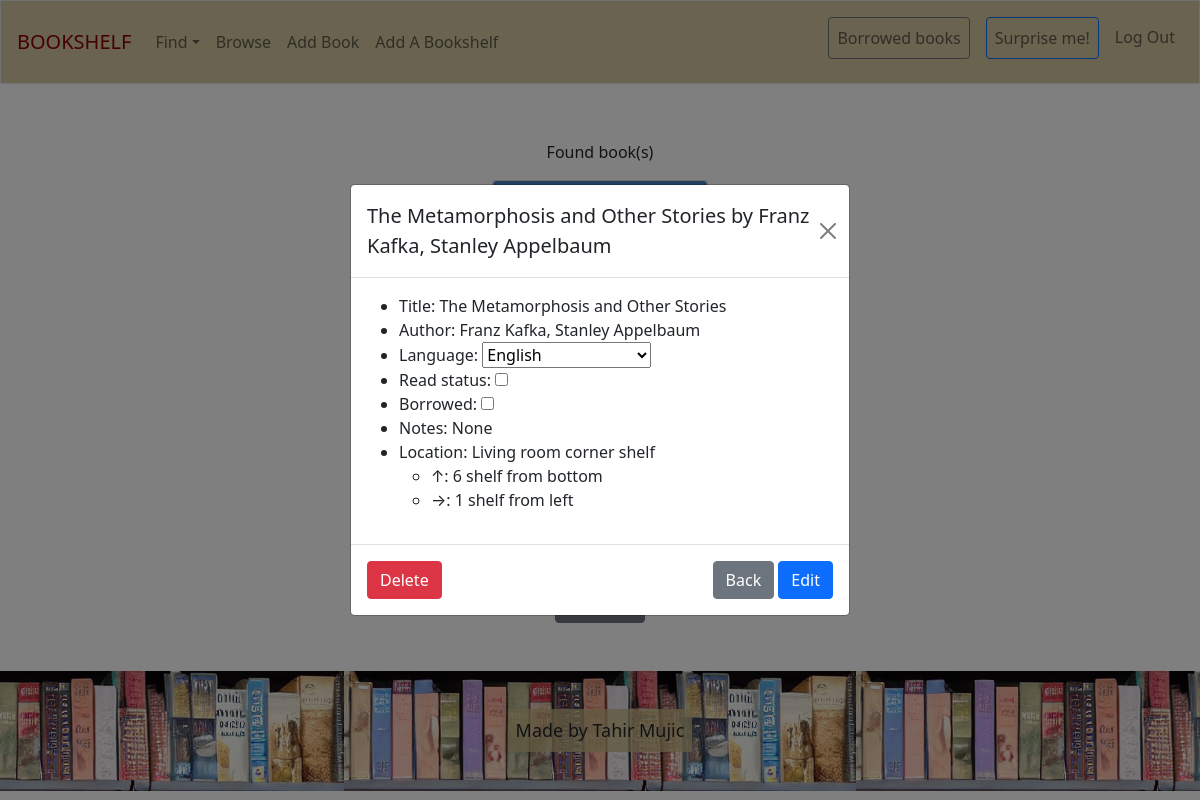
Page /book_details?id=83 (signed in) on the committed database.
### tables this page shows
CREATE TABLE books (
    id INTEGER PRIMARY KEY AUTOINCREMENT NOT NULL,
    title TEXT NOT NULL,
    author TEXT NOT NULL,
    language TEXT,
    location_x INTEGER,
    location_y INTEGER,
    status TEXT,
    note TEXT,
    image TEXT,
    date TIMESTAMP DEFAULT CURRENT_TIMESTAMP NOT NULL,
    bookshelf_id INTEGER,
    user_id INTEGER, borrowed TEXT,
    FOREIGN KEY(bookshelf_id) REFERENCES bookshelves(id),
    FOREIGN KEY(user_id) REFERENCES users(id)
);

CREATE TABLE bookshelves (
    id INTEGER NOT NULL,
    width INTEGER NOT NULL,
    height INTEGER NOT NULL,
    description TEXT,
    image TEXT,
    user_id INTEGER NOT NULL,
    PRIMARY KEY(id),
    FOREIGN KEY (user_id) REFERENCES users(id)
);

### app.py (the view)
@app.route('/book_details', methods=['GET', 'POST'])
@login_required
def book_details():
    if request.method == 'POST':
        data = request.form
        loc_x = data['selected-max-width']
        loc_y = data['selected-max-height']
        if 'location-input' in data:
            loc = data['location-input']
        if data['submit'] == 'delete':
            book_id = data['book_id']
            db.execute("DELETE FROM books WHERE id =?;", book_id)
            return redirect('/')
        if 'status' in data:
            status = data['status']
        else:
            status = None
        if 'borrowed' in data:
            borrowed = data['borrowed']
            loc = 'None'
        else:
            borrowed = None
        if 'note' in data:
            note = data['note']
            if note == '':
                note = 'None'
        else:
            note = 'None'
        if loc == 'None':
            loc_y = None
            loc_x = None
            loc = (None,)
        db.execute(
            "UPDATE books SET title = ?, author = ?, language = ?, location_y = ?, location_x = ?, status = ?, borrowed =?, note = ?, bookshelf_id = ? WHERE id = ?;",
            data['title'], data['author'], data['language'], loc_y, loc_x, status, borrowed, note,
            loc, data['book_id']
        )
        return redirect('/')
    else:
        page = request.args.get('page', 0, type=int)
        book_id = request.args.get('id')
        book_details = db.execute(
            "SELECT id, title, author, language, status, borrowed, note, bookshelf_id, location_x, location_y FROM books WHERE id = ?;", book_id
        )
        shelf = db.execute(
            "SELECT description FROM bookshelves WHERE id=?;", book_details[0]['bookshelf_id'])
        bookshelves = db.execute(
            "SELECT id, width, height, description FROM bookshelves WHERE user_id =?;", session['user_id'])
        return render_template('book_details.html', books=books_to_show[0][page], book_details=book_details[0], shelf=shelf, bookshelves=bookshelves)

### app.py (called while the page is built)
@app.after_request
def after_request(response):
    response.headers['Cache-Control'] = 'no-cache, no-store, must-revalidate'
    response.headers['Expires'] = 0
    response.headers['Pragma'] = 'no-cache'
    return response

### helpers.py (called while the page is built)
def login_required(f):
    @wraps(f)
    def decorated_function(*args, **kwargs):
        if session.get("user_id") is None:
            return redirect("/login")
        return f(*args, **kwargs)
    return decorated_function

### templates/book_details.html (shortened to what this page needs)
<!DOCTYPE html>
{% extends "index.html" %} {% block book_details %}
<div
	class="modal fade"
	id="exampleModal"
	tabindex="-1"
	aria-labelledby="exampleModalLabel"
	aria-hidden="true"
	data-bs-keyboard="false"
	data-bs-backdrop="static"
>
	<div class="modal-dialog modal-dialog-centered text-start">
		<div class="modal-content">
			<div class="modal-header">
				<h5 class="modal-title" id="exampleModalLabel">
					{{ book_details['title'] }} by {{ book_details['author'] }}
				</h5>
				<a
					href="javascript:window.history.back()"
					type="button"
					class="btn-close"
					aria-label="Close"
				></a>
			</div>
			<form action="/book_details" id="modal-form" method="post">
				<div class="modal-body">
					<ul>
						<li>
							Title:
							<span class="edit" data-input="title_input"
								>{{ book_details['title'] }}</span
							><input
						</li>
						<li>
							Author:
							<span class="edit" data-input="author-input"
								>{{ book_details['author'] }}</span
							>
						</li>
						<li>
							Language:
							<select
								id="language"
								data-default="{{ book_details['language'] }}"
								name="language"
							>
								<option value="EN">English</option>
							</select>
						</li>
						<li>
							Read status: {% if book_details['status'] %}
							<input type="checkbox" name="status" value="True" checked />
							{%else%}
							<input type="checkbox" name="status" value="True" />
							{% endif %}
						</li>
						<li>
							Borrowed: {% if book_details['borrowed'] %}
							<input
								id="borrowed"
								type="checkbox"
								name="borrowed"
								value="True"
								checked
							/>
							{%else%}
							<input
								id="borrowed"
								type="checkbox"
								name="borrowed"
								value="True"
							/>
							{% endif %}
						</li>
						<li>
							Notes:
							<span class="edit" data-input="note-input"
								>{{ book_details['note'] }}</span
							>
						</li>
						<li>
							Location:
							<span
								class="edit"
								id="current-shelf"
								data-input="location-input"
								name="location-input"
								data-default="{{book_details['bookshelf_id']}}"
							>
								{% if book_details['bookshelf_id'] == None %} Not on shelf {%
								else %} {{shelf[0]['description']}}
								<ul>
									<li>↑: {{ book_details['location_y'] }} shelf from bottom</li>
									<li>→: {{ book_details['location_x'] }} shelf from left</li>
								</ul>
								{%endif%}
							</span>
						</li>
					</ul>
				</div>
				<div class="modal-footer">
					<div class="float-left" style="margin-right: auto">
						<button
							id="delete-btn"
							name="submit"
							class="btn btn-danger"
							value="delete"
						>
							Delete
						</button>
					</div>
					<div class="float-right">
						<a
							href="javascript:window.history.back()"
							type="button"
							class="btn btn-secondary"
							>Back</a
						>
						<button
							id="edit-book"
							name="submit"
							value="edit"
							type="submit"
							class="btn btn-primary"
						>
							Edit
						</button>
					</div>
				</div>
			</form>
		</div>
	</div>
</div>
{% endblock %}

### templates/layout.html (style rules this page uses)
a { text-decoration: none; color: grey; }

### rows in the picture
books: title "The Metamorphosis and Other Stories", author "Franz Kafka, Stanley Appelbaum", language "English", location_y "6", location_x "1"
bookshelves: description "Living room corner shelf"

### other values in the picture
{{ book_details['note'] }} "None"
